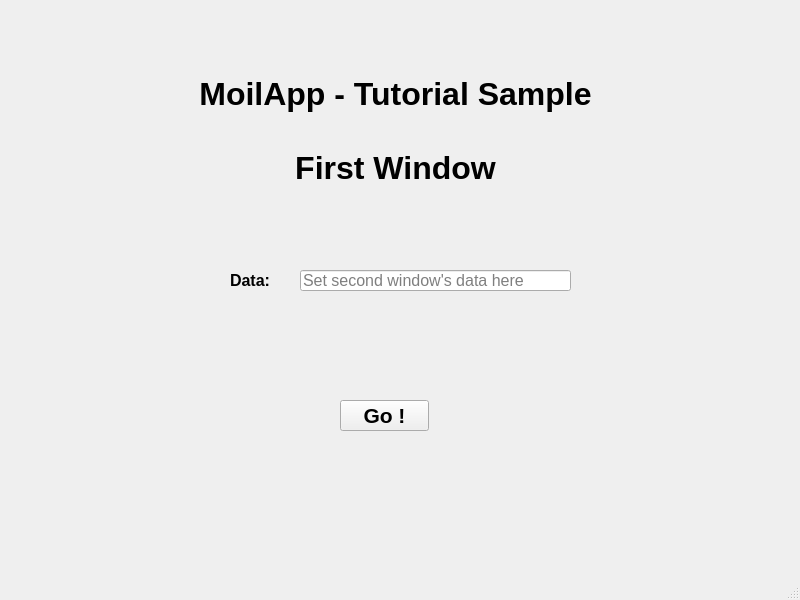
<?xml version="1.0" encoding="UTF-8"?>
<ui version="4.0">
 <class>MainWinodwFirstWindow</class>
 <widget class="QMainWindow" name="MainWinodwFirstWindow">
  <property name="geometry">
   <rect>
    <x>0</x>
    <y>0</y>
    <width>800</width>
    <height>600</height>
   </rect>
  </property>
  <property name="windowTitle">
   <string>First Window</string>
  </property>
  <widget class="QWidget" name="centralwidget">
   <widget class="QLabel" name="label_moil_template">
    <property name="geometry">
     <rect>
      <x>140</x>
      <y>80</y>
      <width>511</width>
      <height>101</height>
     </rect>
    </property>
    <property name="font">
     <font>
      <pointsize>24</pointsize>
      <weight>75</weight>
      <bold>true</bold>
     </font>
    </property>
    <property name="text">
     <string>MoilApp - Tutorial Sample

First Window</string>
    </property>
    <property name="alignment">
     <set>Qt::AlignCenter</set>
    </property>
   </widget>
   <widget class="QLabel" name="label_data">
    <property name="geometry">
     <rect>
      <x>230</x>
      <y>270</y>
      <width>67</width>
      <height>21</height>
     </rect>
    </property>
    <property name="font">
     <font>
      <pointsize>12</pointsize>
      <weight>75</weight>
      <bold>true</bold>
     </font>
    </property>
    <property name="text">
     <string>Data:</string>
    </property>
   </widget>
   <widget class="QLineEdit" name="lineedit_date">
    <property name="geometry">
     <rect>
      <x>300</x>
      <y>270</y>
      <width>271</width>
      <height>21</height>
     </rect>
    </property>
    <property name="font">
     <font>
      <pointsize>12</pointsize>
     </font>
    </property>
    <property name="placeholderText">
     <string>Set second window's data here</string>
    </property>
   </widget>
   <widget class="QPushButton" name="pushbtn_go">
    <property name="geometry">
     <rect>
      <x>340</x>
      <y>400</y>
      <width>89</width>
      <height>31</height>
     </rect>
    </property>
    <property name="font">
     <font>
      <pointsize>16</pointsize>
      <weight>75</weight>
      <bold>true</bold>
     </font>
    </property>
    <property name="text">
     <string>Go !</string>
    </property>
   </widget>
  </widget>
  <widget class="QMenuBar" name="menubar">
   <property name="geometry">
    <rect>
     <x>0</x>
     <y>0</y>
     <width>800</width>
     <height>22</height>
    </rect>
   </property>
  </widget>
  <widget class="QStatusBar" name="statusbar"/>
 </widget>
 <resources/>
 <connections/>
</ui>
